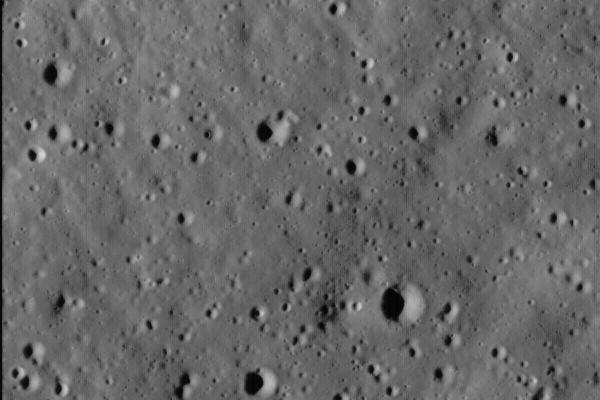
#> input picture images/moon_1.jpg, 600 x 400 px
$ jupyter execute training.ipynb   (shell and % lines are left out)
#> lines starting #> are read from the running program, lines starting #| are printed output that depends on the picture
# Testing
Testing some procedures

## Extracting Highlights and Shadows
We extract the highlights and shadows of craters by reading the original and inverted images. Then we combine both these images hoping to complete the craters' circles

[cell 1]
# Some imports
import os
import cv2
import numpy as np

from PIL import Image
from matplotlib import pyplot as plt

[cell 2]
# Constants for image path
root = ".."
img_dir = "images"
img_name = "moon_1.jpg"
img_path = os.path.join(root, img_dir, img_name)

[cell 3]
# Read image
img = cv2.imread(img_path)
#> img is the input picture: shape (400, 600, 3); min 0, max 214, mean 103.2
img = cv2.cvtColor(img, cv2.COLOR_RGB2GRAY)
#> img: shape (400, 600)
plt.imshow(img, cmap='gray')

[cell 4]
# Invert image
inverted = cv2.bitwise_not(img)
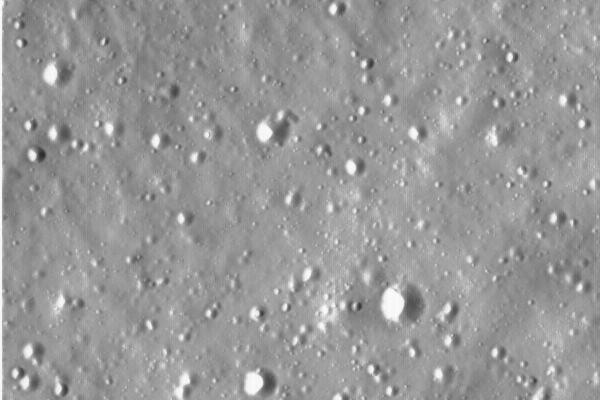
#> inverted: shape (400, 600); min 41, max 255, mean 151.8
plt.imshow(inverted, cmap='gray')

[cell 5]
# Get the mean pixel values for original and inverted images
mean_org = img.mean()
#> mean_org = 103.2
mean_inverted = inverted.mean()
#> mean_inverted = 151.8

[cell 6]
# Convert original into a binary image (Black & White i.e., 0 or 255 for pixel value)
# The threshold of 50 works well for a few images, but it needs to be manually tuned
img[img > 50] = 255
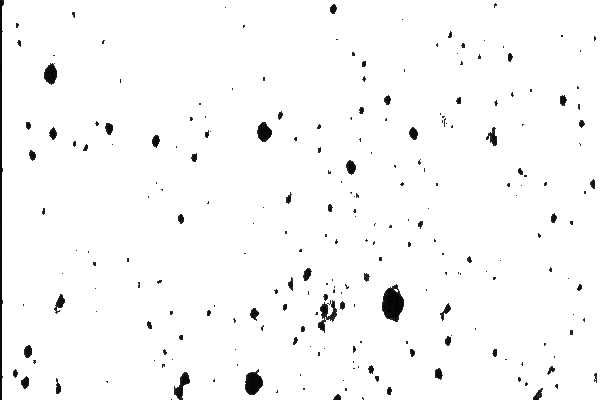
#> img: shape (400, 600); min 0, max 255, mean 249.1
plt.imshow(img, cmap='gray')

[cell 7]
# Convert inverted into a binary image (Black & White i.e., 0 or 255 for pixel value)
# This threshold is higher than the one for the original
# The threshold also needs to be manually tuned
inverted[inverted > 100] = 255
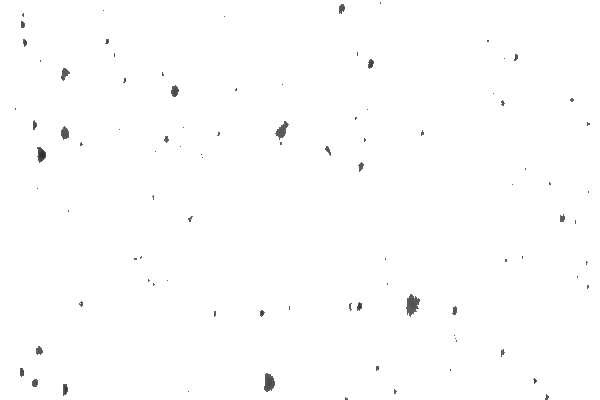
#> inverted: shape (400, 600); min 41, max 255, mean 253.8
plt.imshow(inverted, cmap='gray')

[cell 8]
# Combine both the inverted and original images
# Combines the highlights and shadows
new_img = (img) + (inverted)
plt.imshow(new_img, cmap='gray')

[cell 9]
# Hough Circle Finding Method
new_img = new_img.astype(np.uint8)
circles = cv2.HoughCircles(new_img, cv2.HOUGH_GRADIENT, 1, 1, param1=50, param2=30, minRadius=0, maxRadius=0)
#> circles = [[371.5, 315.5, 35.5], [367.5, 311.5, 31.4]]

[cell 10]
# Plot the circles
# Needs to perform better
circles = np.uint16(np.around(circles))
#> circles = [[372, 316, 36], [368, 312, 31]]
for i in circles[0,:]:
    # draw the outer circle
    cv2.circle(new_img, (i[0], i[1]), i[2], (0, 255, 0), 2)
    # draw the center of the circle
    cv2.circle(new_img, (i[0], i[1]), 2, (255, 0, 0), 3)
#> this loop made 2 passes
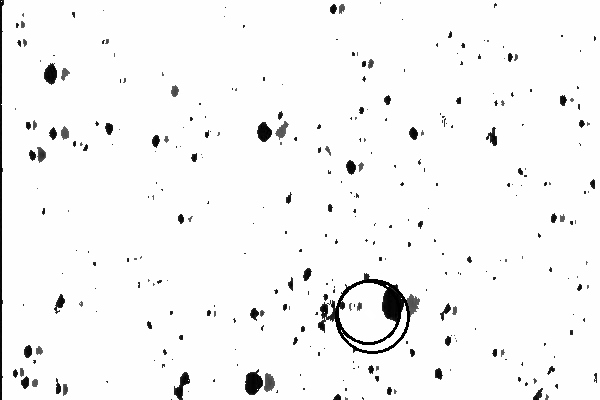
#> new_img: shape (400, 600); min 0, max 255, mean 245.9

plt.imshow(new_img, cmap='gray')
